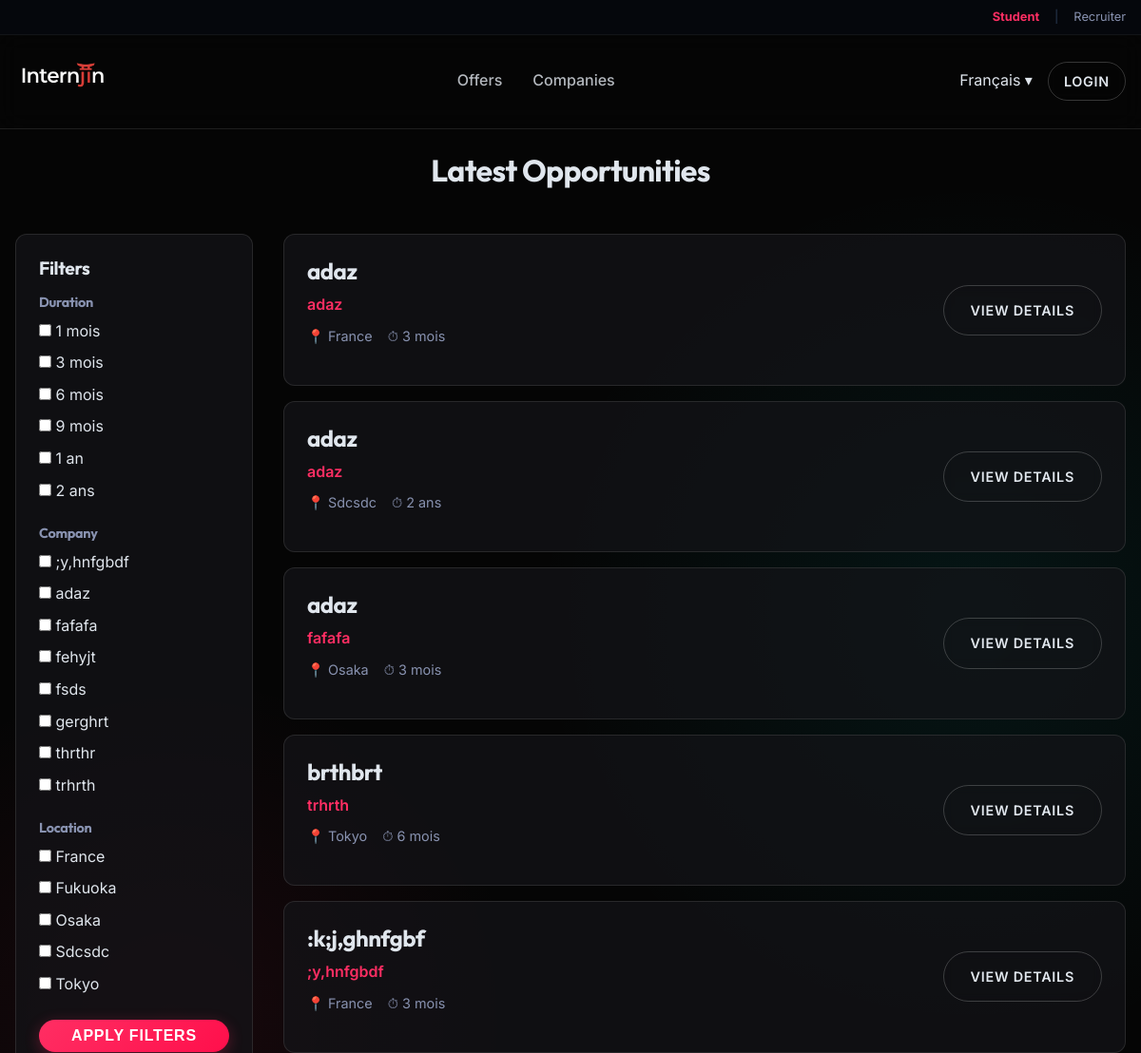
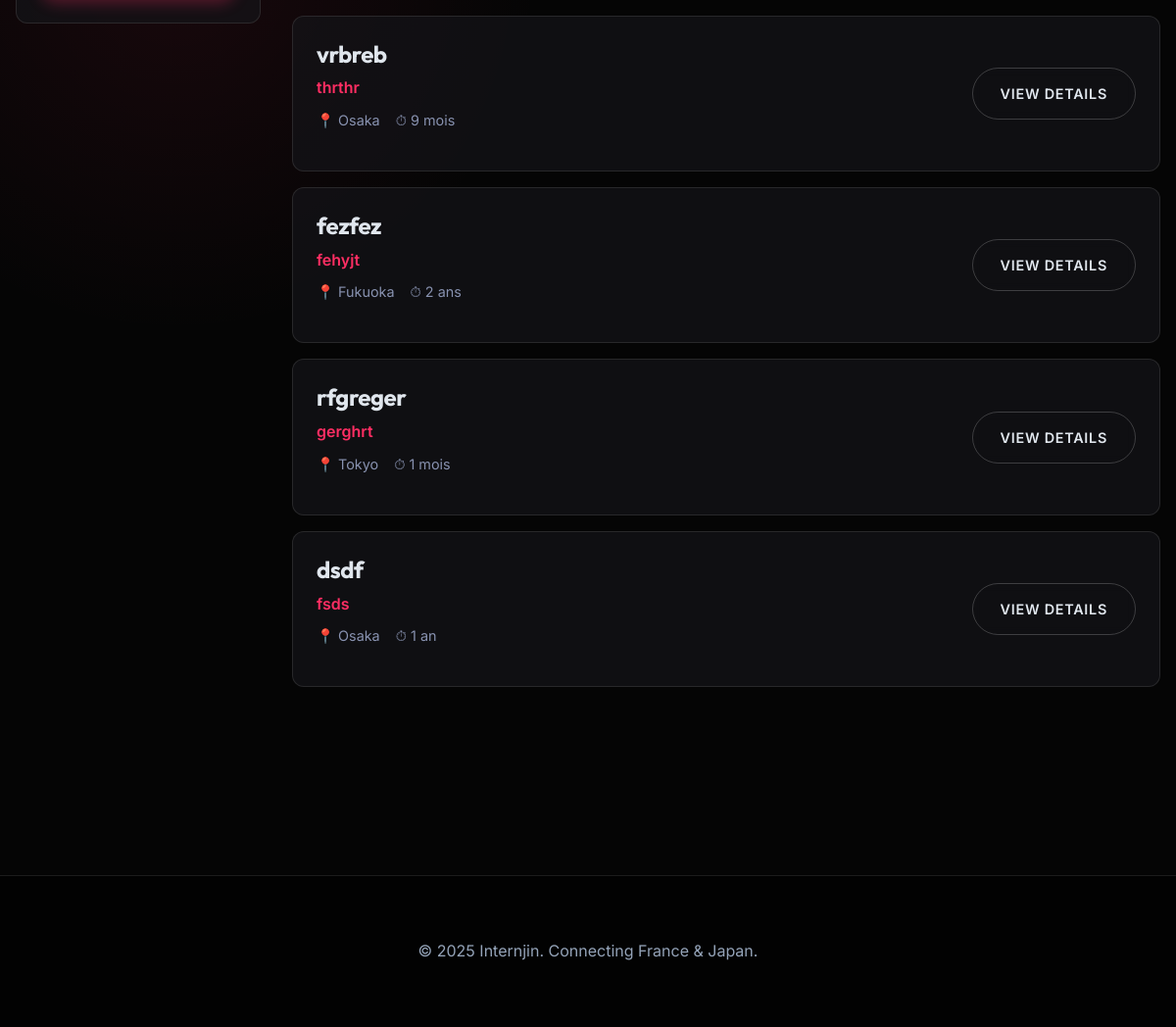
Screenshot of /offers with the database file from the repository (2 pictures, top to bottom).
### models.py (models this page shows)
class Offer(db.Model):
    id = db.Column(db.Integer, primary_key=True)
    title = db.Column(db.String(100), nullable=False)
    company = db.Column(db.String(100), nullable=False)
    location = db.Column(db.String(100), nullable=False)
    duration = db.Column(db.String(50), nullable=False)
    description = db.Column(db.Text, nullable=True)
    created_at = db.Column(db.DateTime, default=datetime.utcnow)
    recruiter_id = db.Column(db.Integer, db.ForeignKey('user.id'), nullable=False)
    tags = db.Column(db.String(200)) # Comma separated tags
    pdf_filename = db.Column(db.String(255), nullable=True)
    start_date = db.Column(db.String(50), nullable=True)

### app.py (the view)
@app.route('/offers')
def offers():
    selected_locations = request.args.getlist('location')
    selected_durations = request.args.getlist('duration')
    selected_companies = request.args.getlist('company')
    query = Offer.query
    if selected_locations:
        query = query.filter(Offer.location.in_(selected_locations))
    if selected_durations:
        query = query.filter(Offer.duration.in_(selected_durations))
    if selected_companies:
        query = query.filter(Offer.company.in_(selected_companies))
    offers_data = query.order_by(Offer.created_at.desc()).all()
    all_offers = Offer.query.all()
    unique_locations = sorted(list(set(o.location for o in all_offers if o.location)))
    unique_companies = sorted(list(set(o.company for o in all_offers if o.company)))
    duration_order = {
        "1 mois": 1,
        "3 mois": 3,
        "6 mois": 6,
        "9 mois": 9,
        "12 mois": 12, # Handle legacy if exists, but we filter it out for display if needed or map it
        "1 an": 12,
        "2 ans": 24
    }
    raw_durations = set(o.duration for o in all_offers if o.duration)
    unique_durations = sorted(
        [d for d in raw_durations if d != "12 mois"],
        key=lambda x: duration_order.get(x, 99)
    )
    return render_template('offers.html',
                         offers=offers_data,
                         unique_locations=unique_locations,
                         unique_durations=unique_durations,
                         unique_companies=unique_companies,
                         selected_locations=selected_locations,
                         selected_durations=selected_durations,
                         selected_companies=selected_companies)

### app.py (called while the page is built)
@app.context_processor
def inject_globals():
    if current_user.is_authenticated:
        role = current_user.role
    else:
        role = session.get('role', 'student')
    return dict(
        role=role,
        lang=session.get('lang', 'en')
    )

### templates/offers.html (shortened to what this page needs)
{% extends 'base.html' %}
{% block content %}
<div class="container" style="padding-top: 160px; padding-bottom: 4rem;">
    <h1 style="text-align: center; margin-bottom: 3rem;">Latest Opportunities</h1>
    <div style="display: grid; grid-template-columns: 250px 1fr; gap: 2rem;">
        <aside
            style="background: var(--color-card-bg); padding: 1.5rem; border-radius: 12px; border: 1px solid var(--color-border); height: fit-content;">
            <form action="{{ url_for('offers') }}" method="GET">
                <h3 style="font-size: 1.2rem; margin-bottom: 1rem;">Filters</h3>
                <div style="margin-bottom: 1.5rem;">
                    <h4 style="font-size: 0.9rem; color: #8892b0; margin-bottom: 0.5rem;">Duration</h4>
                    {% for duration in unique_durations %}
                    <label style="display: block; margin-bottom: 0.5rem; cursor: pointer;">
                        <input type="checkbox" name="duration" value="{{ duration }}"  style="accent-color: var(--color-primary);"> {{
                        duration }}
                    </label>
                    {% endfor %}
                </div>
                <div style="margin-bottom: 1.5rem;">
                    <h4 style="font-size: 0.9rem; color: #8892b0; margin-bottom: 0.5rem;">Company</h4>
                    {% for company in unique_companies %}
                    <label style="display: block; margin-bottom: 0.5rem; cursor: pointer;">
                        <input type="checkbox" name="company" value="{{ company }}"  style="accent-color: var(--color-primary);"> {{ company }}
                    </label>
                    {% endfor %}
                </div>
                <div style="margin-bottom: 1.5rem;">
                    <h4 style="font-size: 0.9rem; color: #8892b0; margin-bottom: 0.5rem;">Location</h4>
                    {% for location in unique_locations %}
                    <label style="display: block; margin-bottom: 0.5rem; cursor: pointer;">
                        <input type="checkbox" name="location" value="{{ location }}"  style="accent-color: var(--color-primary);"> {{
                        location }}
                    </label>
                    {% endfor %}
                </div>
                <button type="submit" class="btn btn-primary" style="width: 100%; padding: 8px;">Apply Filters</button>
            </form>
        </aside>
        <div class="offers-list" style="display: flex; flex-direction: column; gap: 1rem;">
            {% for offer in offers %}
            <div class="offer-card"
                style="background: var(--color-card-bg); padding: 1.5rem; border-radius: 12px; border: 1px solid var(--color-border); display: flex; justify-content: space-between; align-items: center; transition: all 0.3s ease;">
                <div>
                    <h2 style="font-size: 1.5rem; margin-bottom: 0.5rem;">{{ offer.title }}</h2>
                    <p style="color: var(--color-primary); font-weight: 600; margin-bottom: 0.5rem;">{{ offer.company }}
                    </p>
                    <div style="display: flex; gap: 1rem; color: #8892b0; font-size: 0.9rem;">
                        <span>📍 {{ offer.location }}</span>
                        <span>⏱ {{ offer.duration }}</span>
                    </div>
                </div>
                <a href="{{ url_for('offer_detail', offer_id=offer.id) }}" class="btn btn-outline"
                    style="font-size: 0.9rem;">View Details</a>
            </div>
            {% endfor %}
        </div>
    </div>
</div>
{% endblock %}

### templates/base.html (shortened to what this page needs)
<!DOCTYPE html>
<html lang="en">
<head>
    <link rel="stylesheet" href="{{ url_for('static', filename='css/style.css') }}">
</head>
<body>
    {% if not current_user.is_authenticated %}
    <div
        style="background: #05070c; padding: 8px 0; border-bottom: 1px solid rgba(255,255,255,0.05); position: fixed; width: 100%; top: 0; z-index: 101;">
        <div class="container" style="display: flex; justify-content: flex-end; gap: 1rem; font-size: 0.8rem;">
            <a href="/switch_role/student"
                style="color: {{ 'var(--color-primary)' if role == 'student' else '#8892b0' }}; font-weight: {{ 'bold' if role == 'student' else 'normal' }};">Student</a>
            <span style="color: #2a3b55;">|</span>
            <a href="/switch_role/recruiter"
                style="color: {{ 'var(--color-primary)' if role == 'recruiter' else '#8892b0' }}; font-weight: {{ 'bold' if role == 'recruiter' else 'normal' }};">Recruiter</a>
        </div>
    </div>
    {% endif %}
    <header {% if not current_user.is_authenticated %}style="top: 35px;" {% endif %}>
        <div class="container">
            <nav>
                <a href="/" class="logo">
                    <img src="{{ url_for('static', filename='images/logo_full_white.png') }}" alt="Internjin"
                        style="height: 40px;">
                </a>
                <ul class="nav-links">
                    {% if role == 'student' %}
                    <li><a href="/offers">Offers</a></li>
                    <li><a href="/companies">Companies</a></li>
                    {% else %}
                    <li><a href="/companies/solutions">Solutions</a></li>
                    <li><a href="/companies/packs">Our Packs</a></li>
                    {% endif %}
                </ul>
                <div style="display: flex; gap: 1rem; align-items: center;">
                    {% if role == 'student' %}
                    <div class="dropdown">
                        <a href="#" class="dropdown-toggle">Français ▾</a>
                    </div>
                    {% endif %}
                    {% if current_user.is_authenticated %}
                    <div class="dropdown">
                        <a href="#" class="dropdown-toggle" style="color: var(--color-primary);">{{ current_user.name }}
                            ▾</a>
                        <ul class="dropdown-menu">
                            {% if current_user.role == 'recruiter' %}
                            <li><a href="{{ url_for('recruiter_dashboard') }}">Dashboard</a></li>
                            {% endif %}
                            <li><a href="#">My Account</a></li>
                            <li><a href="/logout">Logout</a></li>
                        </ul>
                    </div>
                    {% else %}
                    <a href="/login" class="btn btn-outline" style="padding: 8px 16px; font-size: 0.9rem;">Login</a>
                    {% endif %}
                </div>
            </nav>
        </div>
    </header>
    <main>
        {% block content %}{% endblock %}
    </main>
    <footer>
        <div class="container">
            <p>&copy; 2025 Internjin. Connecting France & Japan.</p>
        </div>
    </footer>
</body>
</html>

### static/css/style.css (style rules this page uses)
:root { --color-bg: #050505; --color-text: #e0e6ed; --color-text-muted: #94a3b8; --color-primary: #ff2e63; --color-secondary: #08d9d6; --color-card-bg: rgba(20, 20, 25, 0.7); --color-border: rgba(255, 255, 255, 0.1); --font-main: 'Inter', -apple-system, BlinkMacSystemFont, sans-serif; --font-heading: 'Outfit', sans-serif; --spacing-xs: 0.5rem; --spacing-sm: 1rem; --spacing-md: 2rem; --spacing-lg: 4rem; --spacing-xl: 8rem; --shadow-card: 0 8px 32px 0 rgba(0, 0, 0, 0.37); --glow-primary: 0 0 20px rgba(255, 46, 99, 0.3); --backdrop-blur: blur(12px); }
* { box-sizing: border-box; margin: 0; padding: 0; }
body { background-color: var(--color-bg); color: var(--color-text); font-family: var(--font-main); line-height: 1.6; overflow-x: hidden; background-image: radial-gradient(circle at 15% 50%, rgba(255, 46, 99, 0.08) 0%, transparent 25%), radial-gradient(circle at 85% 30%, rgba(8, 217, 214, 0.08) 0%, transparent 25%); }
h1, h2, h3, h4, h5, h6 { font-family: var(--font-heading); font-weight: 700; line-height: 1.2; margin-bottom: var(--spacing-sm); letter-spacing: -0.02em; }
a { text-decoration: none; color: inherit; transition: all 0.3s ease; }
ul { list-style: none; }
.container { max-width: 1200px; margin: 0 auto; padding: 0 var(--spacing-sm); }
.btn { display: inline-block; padding: 14px 28px; border-radius: 50px; font-weight: 600; cursor: pointer; transition: all 0.3s cubic-bezier(0.4, 0, 0.2, 1); border: none; font-size: 1rem; text-transform: uppercase; letter-spacing: 0.05em; }
.btn-primary { background: linear-gradient(135deg, var(--color-primary), #ff0f4b); color: white; box-shadow: 0 4px 15px rgba(255, 46, 99, 0.3); }
.btn-outline { background: transparent; border: 1px solid rgba(255, 255, 255, 0.2); color: var(--color-text); backdrop-filter: blur(5px); }
header { padding: 1.5rem 0; position: fixed; width: 100%; top: 0; z-index: 100; background: rgba(5, 5, 5, 0.8); backdrop-filter: var(--backdrop-blur); border-bottom: 1px solid var(--color-border); }
nav { display: flex; justify-content: space-between; align-items: center; }
.logo { font-family: var(--font-heading); font-size: 1.8rem; font-weight: 800; }
.nav-links { display: flex; gap: var(--spacing-md); }
.nav-links a { font-weight: 500; opacity: 0.8; }
footer { border-top: 1px solid var(--color-border); padding: var(--spacing-lg) 0; text-align: center; color: var(--color-text-muted); margin-top: var(--spacing-xl); background: #020202; }
.dropdown { position: relative; }

### rows the page displays
Offer: duration "1 mois", company "gerghrt", location "Tokyo", title "rfgreger"
Offer: duration "3 mois", company ";y,hnfgbdf", location "France", title ":k;j,ghnfgbf"
Offer: duration "6 mois", company "trhrth", title "brthbrt", location "Tokyo"
Offer: duration "9 mois", company "thrthr", title "vrbreb", location "Osaka"
Offer: duration "1 an", company "fsds", location "Osaka", title "dsdf"
Offer: duration "2 ans", company "fehyjt", location "Fukuoka", title "fezfez"
Offer: company "adaz", location "Sdcsdc", title "adaz", duration "2 ans"
Offer: company "fafafa", title "adaz", location "Osaka", duration "3 mois"
Offer: title "adaz", company "adaz", location "France", duration "3 mois"
